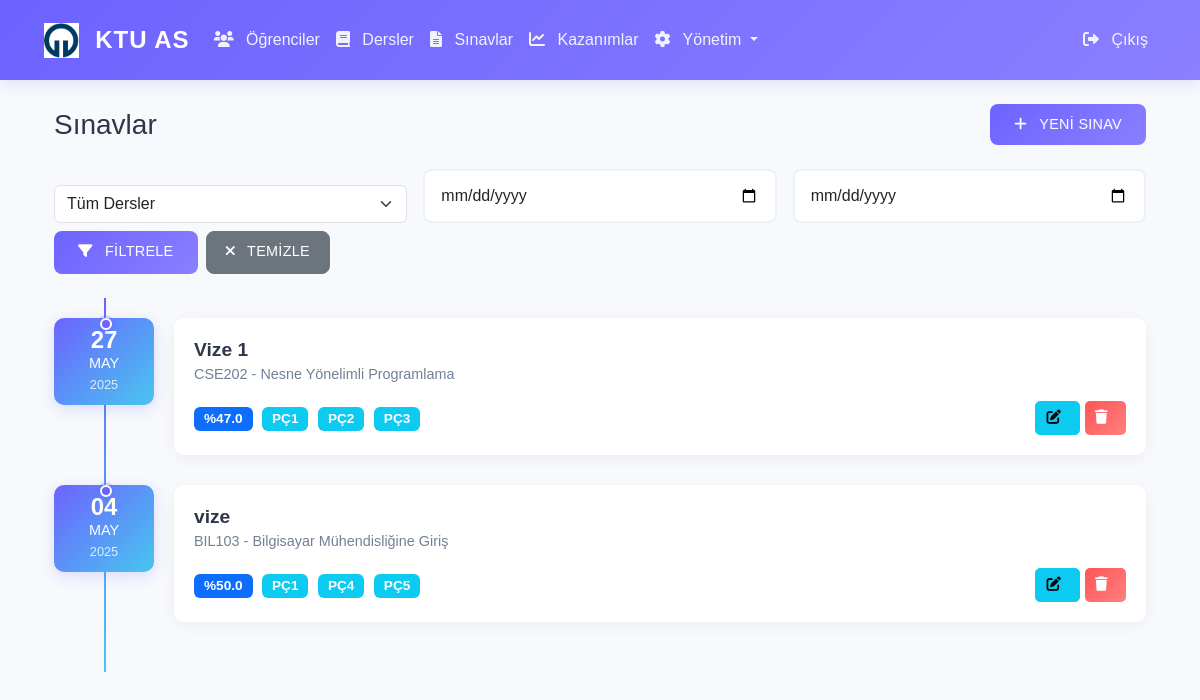
The page /exams (signed in) on the database its author committed.
### app/models/__init__.py (models this page shows, shortened)
class Exam(db.Model):
    __tablename__ = 'exams'
    id = db.Column(db.Integer, primary_key=True)
    course_id = db.Column(db.Integer, db.ForeignKey('courses.id'), nullable=False)
    exam_name = db.Column(db.String(100), nullable=False)
    exam_date = db.Column(db.Date, nullable=False)
    weight = db.Column(db.Float, nullable=False)  # Sınavın ağırlığı (yüzde)
    created_at = db.Column(db.DateTime, default=datetime.utcnow)
    student_scores = db.relationship('StudentExamScore', backref='exam', lazy=True)

class Course(db.Model):
    __tablename__ = 'courses'
    id = db.Column(db.Integer, primary_key=True)
    course_code = db.Column(db.String(20), unique=True, nullable=False)
    course_name = db.Column(db.String(100), nullable=False)
    credits = db.Column(db.Integer, nullable=False)
    instructor_name = db.Column(db.String(100), nullable=False)
    semester_id = db.Column(db.Integer, db.ForeignKey('semesters.id'), nullable=False)
    created_at = db.Column(db.DateTime, default=datetime.utcnow)
    exams = db.relationship('Exam', backref='course', lazy=True)

class ProgramOutcome(db.Model):
    __tablename__ = 'program_outcomes'
    id = db.Column(db.Integer, primary_key=True)
    code = db.Column(db.String(10), unique=True, nullable=False)
    description = db.Column(db.Text, nullable=False)
    created_at = db.Column(db.DateTime, default=datetime.utcnow)
    related_courses = db.relationship('Course',
                                    secondary='course_program_outcomes',
                                    backref=db.backref('program_outcomes', lazy='dynamic'),
                                    lazy='dynamic')
    related_exams = db.relationship('Exam',
                                  secondary='exam_program_outcomes',
                                  backref=db.backref('program_outcomes', lazy='dynamic'),
                                  lazy='dynamic')

### app/routes/main.py (the view)
@bp.route('/exams')
@login_required
def exam_list():
    course_id = request.args.get('course_id', type=int)
    date_start = request.args.get('date_start')
    date_end = request.args.get('date_end')
    query = Exam.query
    if course_id:
        query = query.filter_by(course_id=course_id)
    if date_start:
        query = query.filter(Exam.exam_date >= datetime.strptime(date_start, '%Y-%m-%d'))
    if date_end:
        query = query.filter(Exam.exam_date <= datetime.strptime(date_end, '%Y-%m-%d'))
    exams = query.order_by(Exam.exam_date.desc()).all()
    courses = Course.query.order_by(Course.course_code).all()
    return render_template('main/exam_list.html', exams=exams, courses=courses)

### app/__init__.py (called while the page is built)
@login_manager.user_loader
def load_user(user_id):
    from app.models import User
    return User.query.get(int(user_id))

### app/templates/main/exam_list.html (shortened to what this page needs)
{% extends "base.html" %}
{% block content %}
<div class="container-fluid">
    <div class="d-flex justify-content-between align-items-center mb-4">
        <h2 class="h3 mb-0">Sınavlar</h2>
        {% if current_user.is_admin %}
        <a href="{{ url_for('admin.add_exam') }}" class="btn btn-primary">
            <i class="fas fa-plus"></i> Yeni Sınav
        </a>
        {% endif %}
    </div>
    <div class="row mb-4 g-3 align-items-end">
        <div class="col-md-4">
            <select class="form-select" id="course" name="course_id">
                <option value="">Tüm Dersler</option>
            </select>
        </div>
        <div class="col-md-4">
            <input type="date" class="form-control" id="date_start" name="date_start"
                   value="{{ request.args.get('date_start', '') }}" placeholder="Başlangıç Tarihi">
        </div>
        <div class="col-md-4">
            <input type="date" class="form-control" id="date_end" name="date_end"
                   value="{{ request.args.get('date_end', '') }}" placeholder="Bitiş Tarihi">
        </div>
        <div class="col-12 d-flex gap-2 mt-2">
            <button id="filterBtn" class="btn btn-primary" type="button">
                <i class="fas fa-filter"></i> Filtrele
            </button>
            <button id="clearBtn" class="btn btn-secondary" type="button">
                <i class="fas fa-times"></i> Temizle
            </button>
        </div>
    </div>
    <div class="timeline-container">
        {% for exam in exams %}
        <div class="timeline-item" data-course="{{ exam.course.id }}">
            <div class="timeline-dot"></div>
            <div class="timeline-date" data-date="{{ exam.exam_date.strftime('%Y-%m-%d') }}">
                <div class="date-day">{{ exam.exam_date.strftime('%d') }}</div>
                <div class="date-month">{{ exam.exam_date.strftime('%b') }}</div>
                <div class="date-year">{{ exam.exam_date.strftime('%Y') }}</div>
            </div>
            <div class="timeline-content">
                <div class="timeline-header">
                    <h3 class="timeline-title">{{ exam.exam_name }}</h3>
                    <span class="timeline-course">{{ exam.course.course_code }} - {{ exam.course.course_name }}</span>
                </div>
                <div class="timeline-body">
                    <div class="timeline-info">
                        <span class="badge bg-primary">%{{ exam.weight }}</span>
                        {% for outcome in exam.program_outcomes %}
                        <span class="badge bg-info">{{ outcome.code }}</span>
                        {% endfor %}
                    </div>
                    <div class="timeline-actions">
                        <a href="{{ url_for('admin.upload_scores', exam_id=exam.id) }}"
                           class="btn btn-sm btn-info" title="Not Girişi">
                            <i class="fas fa-edit"></i>
                        </a>
                        {% if current_user.is_admin %}
                        <button type="button" class="btn btn-sm btn-danger" title="Sınavı Sil"
                                onclick="deleteExam({{ exam.id }})">
                            <i class="fas fa-trash"></i>
                        </button>
                        {% endif %}
                    </div>
                </div>
            </div>
        </div>
        {% else %}
        <div class="text-center py-5">
            <div class="alert alert-info">Henüz sınav eklenmemiş.</div>
        </div>
        {% endfor %}
    </div>
</div>
{% endblock %}

### app/templates/base.html (shortened to what this page needs)
<!DOCTYPE html>
<html lang="tr">
<head>
    <link href="https://cdn.jsdelivr.net/npm/bootstrap@5.3.0/dist/css/bootstrap.min.css" rel="stylesheet">
    <link href="https://cdnjs.cloudflare.com/ajax/libs/font-awesome/6.0.0/css/all.min.css" rel="stylesheet">
    <link href="{{ url_for('static', filename='css/style.css') }}" rel="stylesheet">
</head>
<body>
    <nav class="navbar navbar-expand-lg navbar-dark">
        <div class="container-fluid">
            <a class="navbar-brand d-flex align-items-center gap-2" href="/">
                <img src="{{ url_for('static', filename='img/ktu-as-logo.png') }}" alt="KTU AS Logo" style="height: 2.2rem; width: auto; margin-right: 0.5rem;">
                <span style="font-weight: 700; font-size: 1.5rem; letter-spacing: 1px;">KTU AS</span>
            </a>
            <div class="collapse navbar-collapse" id="navbarNav">
                {% if current_user.is_authenticated %}
                <ul class="navbar-nav me-auto">
                    <li class="nav-item">
                        <a class="nav-link" href="{{ url_for('main.student_list') }}">
                            <i class="fas fa-users"></i> Öğrenciler
                        </a>
                    </li>
                    <li class="nav-item">
                        <a class="nav-link" href="{{ url_for('main.course_list') }}">
                            <i class="fas fa-book"></i> Dersler
                        </a>
                    </li>
                    <li class="nav-item">
                        <a class="nav-link" href="{{ url_for('main.exam_list') }}">
                            <i class="fas fa-file-alt"></i> Sınavlar
                        </a>
                    </li>
                    <li class="nav-item">
                        <a class="nav-link" href="{{ url_for('main.program_outcomes') }}">
                            <i class="fas fa-chart-line"></i> Kazanımlar
                        </a>
                    </li>
                    {% if current_user.is_admin %}
                    <li class="nav-item dropdown">
                        <a class="nav-link dropdown-toggle" href="#" role="button" data-bs-toggle="dropdown">
                            <i class="fas fa-cog"></i> Yönetim
                        </a>
                    </li>
                    {% endif %}
                </ul>
                <ul class="navbar-nav">
                    <li class="nav-item">
                        <a class="nav-link" href="{{ url_for('auth.logout') }}">
                            <i class="fas fa-sign-out-alt"></i> Çıkış
                        </a>
                    </li>
                </ul>
                {% endif %}
            </div>
        </div>
    </nav>
    <div class="container mt-4">
        {% block content %}{% endblock %}
    </div>
</body>
</html>

### app/static/css/style.css (style rules this page uses)
:root { --primary-color: #6C63FF; --secondary-color: #FF6584; --accent-color: #43E97B; --background-color: #F7F9FC; --text-color: #2D3748; --success-color: #43E97B; --warning-color: #FFB86C; --danger-color: #FF5555; --light-gray: #EDF2F7; --dark-gray: #4A5568; --gradient-primary: linear-gradient(135deg, #6C63FF 0%, #8B7FFF 100%); --gradient-success: linear-gradient(135deg, #43E97B 0%, #38F9D7 100%); --gradient-warning: linear-gradient(135deg, #FFB86C 0%, #FFA17F 100%); --gradient-danger: linear-gradient(135deg, #FF5555 0%, #FF8080 100%); }
body { font-family: 'Poppins', sans-serif; background-color: var(--background-color); color: var(--text-color); line-height: 1.6; }
.navbar { background: var(--gradient-primary); box-shadow: 0 2px 15px rgba(108, 99, 255, 0.2); padding: 1rem 2rem; }
.navbar-brand { color: white !important; font-weight: 600; font-size: 1.5rem; text-transform: uppercase; letter-spacing: 1px; }
.nav-link { color: rgba(255, 255, 255, 0.9) !important; font-weight: 500; transition: all 0.3s ease; padding: 0.5rem 1rem; border-radius: 5px; }
.btn { border-radius: 8px; padding: 0.6rem 1.2rem; font-weight: 500; letter-spacing: 0.3px; transition: all 0.3s ease; text-transform: uppercase; font-size: 0.9rem; }
.btn-primary { background: var(--gradient-primary); border: none; padding: 0.6rem 1.5rem; border-radius: 8px; font-weight: 500; transition: all 0.3s ease; }
.btn-danger { background: var(--gradient-danger); border: none; padding: 0.6rem 1.5rem; border-radius: 8px; font-weight: 500; transition: all 0.3s ease; }
.form-control { border: 2px solid var(--light-gray); border-radius: 8px; padding: 0.8rem 1rem; transition: all 0.3s ease; }
.fas { margin-right: 0.5rem; }

### app/templates/main/exam_list.html (style rules this page uses)
.timeline-container { position: relative; padding: 20px 0; }
.timeline-container::before { content: ''; position: absolute; top: 0; left: 50px; height: 100%; width: 2px; background: linear-gradient(to bottom, #6C63FF, #48c6ef); }
.timeline-item { position: relative; margin-bottom: 30px; display: flex; align-items: flex-start; }
.timeline-dot { position: absolute; left: 46px; width: 12px; height: 12px; border-radius: 50%; background: #6C63FF; border: 2px solid #fff; box-shadow: 0 0 0 3px rgba(108, 99, 255, 0.2); }
.timeline-date { width: 100px; text-align: center; padding: 10px; background: linear-gradient(135deg, #6C63FF 0%, #48c6ef 100%); border-radius: 10px; color: white; margin-right: 20px; box-shadow: 0 4px 15px rgba(108, 99, 255, 0.2); }
.date-day { font-size: 1.5rem; font-weight: bold; line-height: 1; }
.date-month { font-size: 0.9rem; text-transform: uppercase; }
.date-year { font-size: 0.8rem; opacity: 0.8; }
.timeline-content { flex: 1; background: white; padding: 20px; border-radius: 10px; box-shadow: 0 4px 15px rgba(0, 0, 0, 0.05); transition: transform 0.2s, box-shadow 0.2s; }
.timeline-header { margin-bottom: 15px; }
.timeline-title { font-size: 1.2rem; font-weight: 600; color: #2d3748; margin: 0; }
.timeline-course { font-size: 0.9rem; color: #718096; }
.timeline-body { display: flex; justify-content: space-between; align-items: center; }
.timeline-info .badge { margin-right: 5px; font-size: 0.85rem; padding: 5px 10px; }
.timeline-actions { display: flex; gap: 5px; }
.timeline-actions .btn { padding: 5px 10px; border-radius: 5px; transition: all 0.2s; }

### rows shown on the page
Exam: exam_date "27", exam_date "MAY", exam_date "2025", exam_name "Vize 1", course.course_code "CSE202", course.course_name "Nesne Yönelimli Programlama", weight "47.0"
ProgramOutcome: code "PÇ1"
ProgramOutcome: code "PÇ2"
ProgramOutcome: code "PÇ3"
Exam: exam_date "04", exam_date "MAY", exam_date "2025", exam_name "vize", course.course_code "BIL103", course.course_name "Bilgisayar Mühendisliğine Giriş", weight "50.0"
ProgramOutcome: code "PÇ4"
ProgramOutcome: code "PÇ5"
